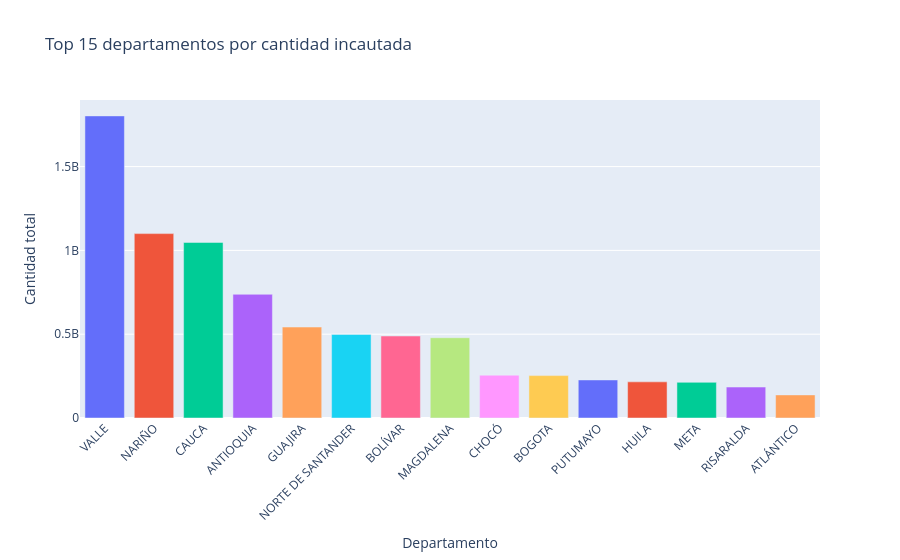

Notebook source saved alongside this figure:
### Markdown cell above
## Parte 3. Comparación entre departamentos

Crea un gráfico de barras con la cantidad total incautada por departamento (top 15).

### Code cell
depto_df = (
    df.groupby('departamento', as_index=False)['cantidad']
    .sum()
    .sort_values('cantidad', ascending=False)
    .head(15)
)

fig = px.bar(
    depto_df,
    x='departamento',
    y='cantidad',
    color='departamento',
    title='Top 15 departamentos por cantidad incautada'
)
fig.update_layout(
    xaxis_title='Departamento',
    yaxis_title='Cantidad total',
    xaxis_tickangle=-45,
    showlegend=False
)
fig.show()

### Figure 1 — Plotly figure (JSON) as saved in the notebook; plotly's stock layout.template omitted (floating-point values rounded to 4 significant figures)
{"data": [{"hovertemplate": "departamento=%{x}<br>cantidad=%{y}<extra></extra>", "legendgroup": "VALLE", "marker": {"color": "#636efa", "pattern": {"shape": ""}}, "name": "VALLE", "orientation": "v", "showlegend": true, "textposition": "auto", "type": "bar", "x": ["VALLE"], "xaxis": "x", "y": [1802000000.0], "yaxis": "y"}, {"hovertemplate": "departamento=%{x}<br>cantidad=%{y}<extra></extra>", "legendgroup": "NARIÑO", "marker": {"color": "#EF553B", "pattern": {"shape": ""}}, "name": "NARIÑO", "orientation": "v", "showlegend": true, "textposition": "auto", "type": "bar", "x": ["NARIÑO"], "xaxis": "x", "y": [1100000000.0], "yaxis": "y"}, {"hovertemplate": "departamento=%{x}<br>cantidad=%{y}<extra></extra>", "legendgroup": "CAUCA", "marker": {"color": "#00cc96", "pattern": {"shape": ""}}, "name": "CAUCA", "orientation": "v", "showlegend": true, "textposition": "auto", "type": "bar", "x": ["CAUCA"], "xaxis": "x", "y": [1047000000.0], "yaxis": "y"}, {"hovertemplate": "departamento=%{x}<br>cantidad=%{y}<extra></extra>", "legendgroup": "ANTIOQUIA", "marker": {"color": "#ab63fa", "pattern": {"shape": ""}}, "name": "ANTIOQUIA", "orientation": "v", "showlegend": true, "textposition": "auto", "type": "bar", "x": ["ANTIOQUIA"], "xaxis": "x", "y": [738100000.0], "yaxis": "y"}, {"hovertemplate": "departamento=%{x}<br>cantidad=%{y}<extra></extra>", "legendgroup": "GUAJIRA", "marker": {"color": "#FFA15A", "pattern": {"shape": ""}}, "name": "GUAJIRA", "orientation": "v", "showlegend": true, "textposition": "auto", "type": "bar", "x": ["GUAJIRA"], "xaxis": "x", "y": [542700000.0], "yaxis": "y"}, {"hovertemplate": "departamento=%{x}<br>cantidad=%{y}<extra></extra>", "legendgroup": "NORTE DE SANTANDER", "marker": {"color": "#19d3f3", "pattern": {"shape": ""}}, "name": "NORTE DE SANTANDER", "orientation": "v", "showlegend": true, "textposition": "auto", "type": "bar", "x": ["NORTE DE SANTANDER"], "xaxis": "x", "y": [498500000.0], "yaxis": "y"}, {"hovertemplate": "departamento=%{x}<br>cantidad=%{y}<extra></extra>", "legendgroup": "BOLÍVAR", "marker": {"color": "#FF6692", "pattern": {"shape": ""}}, "name": "BOLÍVAR", "orientation": "v", "showlegend": true, "textposition": "auto", "type": "bar", "x": ["BOLÍVAR"], "xaxis": "x", "y": [489200000.0], "yaxis": "y"}, {"hovertemplate": "departamento=%{x}<br>cantidad=%{y}<extra></extra>", "legendgroup": "MAGDALENA", "marker": {"color": "#B6E880", "pattern": {"shape": ""}}, "name": "MAGDALENA", "orientation": "v", "showlegend": true, "textposition": "auto", "type": "bar", "x": ["MAGDALENA"], "xaxis": "x", "y": [478900000.0], "yaxis": "y"}, {"hovertemplate": "departamento=%{x}<br>cantidad=%{y}<extra></extra>", "legendgroup": "CHOCÓ", "marker": {"color": "#FF97FF", "pattern": {"shape": ""}}, "name": "CHOCÓ", "orientation": "v", "showlegend": true, "textposition": "auto", "type": "bar", "x": ["CHOCÓ"], "xaxis": "x", "y": [255600000.0], "yaxis": "y"}, {"hovertemplate": "departamento=%{x}<br>cantidad=%{y}<extra></extra>", "legendgroup": "BOGOTA", "marker": {"color": "#FECB52", "pattern": {"shape": ""}}, "name": "BOGOTA", "orientation": "v", "showlegend": true, "textposition": "auto", "type": "bar", "x": ["BOGOTA"], "xaxis": "x", "y": [253000000.0], "yaxis": "y"}, {"hovertemplate": "departamento=%{x}<br>cantidad=%{y}<extra></extra>", "legendgroup": "PUTUMAYO", "marker": {"color": "#636efa", "pattern": {"shape": ""}}, "name": "PUTUMAYO", "orientation": "v", "showlegend": true, "textposition": "auto", "type": "bar", "x": ["PUTUMAYO"], "xaxis": "x", "y": [227000000.0], "yaxis": "y"}, {"hovertemplate": "departamento=%{x}<br>cantidad=%{y}<extra></extra>", "legendgroup": "HUILA", "marker": {"color": "#EF553B", "pattern": {"shape": ""}}, "name": "HUILA", "orientation": "v", "showlegend": true, "textposition": "auto", "type": "bar", "x": ["HUILA"], "xaxis": "x", "y": [215700000.0], "yaxis": "y"}, {"hovertemplate": "departamento=%{x}<br>cantidad=%{y}<extra></extra>", "legendgroup": "META", "marker": {"color": "#00cc96", "pattern": {"shape": ""}}, "name": "META", "orientation": "v", "showlegend": true, "textposition": "auto", "type": "bar", "x": ["META"], "xaxis": "x", "y": [212800000.0], "yaxis": "y"}, {"hovertemplate": "departamento=%{x}<br>cantidad=%{y}<extra></extra>", "legendgroup": "RISARALDA", "marker": {"color": "#ab63fa", "pattern": {"shape": ""}}, "name": "RISARALDA", "orientation": "v", "showlegend": true, "textposition": "auto", "type": "bar", "x": ["RISARALDA"], "xaxis": "x", "y": [184700000.0], "yaxis": "y"}, {"hovertemplate": "departamento=%{x}<br>cantidad=%{y}<extra></extra>", "legendgroup": "ATLÁNTICO", "marker": {"color": "#FFA15A", "pattern": {"shape": ""}}, "name": "ATLÁNTICO", "orientation": "v", "showlegend": true, "textposition": "auto", "type": "bar", "x": ["ATLÁNTICO"], "xaxis": "x", "y": [137800000.0], "yaxis": "y"}], "layout": {"barmode": "relative", "legend": {"title": {"text": "departamento"}, "tracegroupgap": 0}, "showlegend": false, "title": {"text": "Top 15 departamentos por cantidad incautada"}, "xaxis": {"anchor": "y", "categoryarray": ["VALLE", "NARIÑO", "CAUCA", "ANTIOQUIA", "GUAJIRA", "NORTE DE SANTANDER", "BOLÍVAR", "MAGDALENA", "CHOCÓ", "BOGOTA", "PUTUMAYO", "HUILA", "META", "RISARALDA", "ATLÁNTICO"], "categoryorder": "array", "domain": [0, 1], "tickangle": -45, "title": {"text": "Departamento"}}, "yaxis": {"anchor": "x", "domain": [0, 1], "title": {"text": "Cantidad total"}}}}
